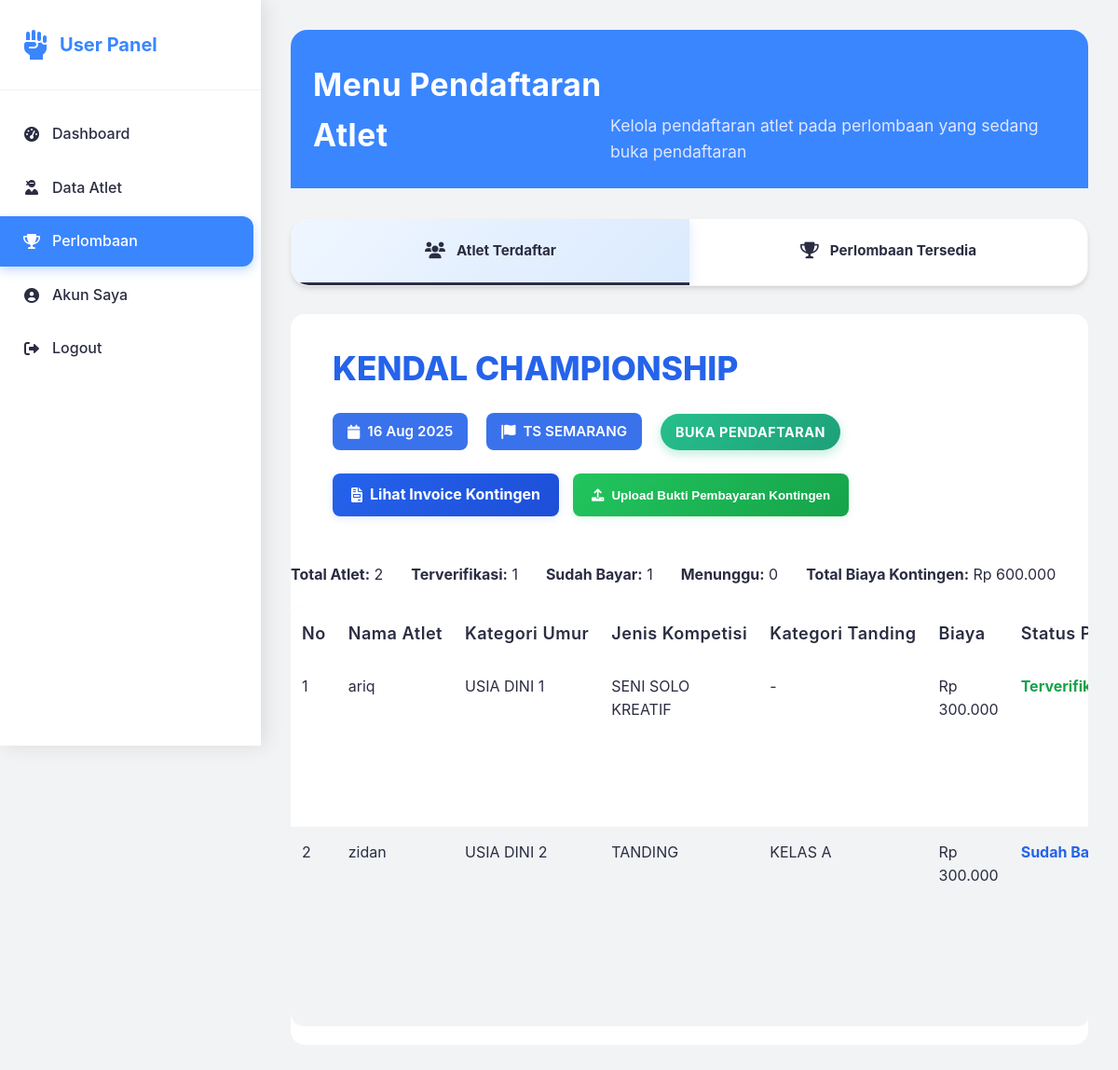
The app's page /dashboard/user/perlombaan.php (signed in) with its own data.
### tables this page shows
CREATE TABLE `competitions` (
  `id` int NOT NULL,
  `nama_perlombaan` varchar(200) NOT NULL,
  `deskripsi` text,
  `lokasi` varchar(200) DEFAULT NULL,
  `maps_link` text,
  `whatsapp_group` text,
  `kontak_panitia` varchar(100) DEFAULT NULL,
  `status` enum('coming_soon','open_regist','close_regist','active','finished','inactive') DEFAULT 'coming_soon',
  `tanggal_open_regist` date DEFAULT NULL,
  `tanggal_close_regist` date DEFAULT NULL,
  `tanggal_pelaksanaan` date DEFAULT NULL,
  `poster` varchar(255) DEFAULT NULL,
  `created_at` timestamp NOT NULL DEFAULT CURRENT_TIMESTAMP,
  `updated_at` timestamp NOT NULL DEFAULT CURRENT_TIMESTAMP ON UPDATE CURRENT_TIMESTAMP,
  `registration_status` enum('auto','coming_soon','open_regist','close_regist') DEFAULT 'auto'
);

CREATE TABLE `kontingen` (
  `id` int NOT NULL,
  `user_id` int DEFAULT NULL,
  `nama_kontingen` varchar(100) NOT NULL,
  `provinsi` varchar(50) NOT NULL,
  `kota` varchar(50) NOT NULL,
  `alamat` text,
  `created_at` timestamp NOT NULL DEFAULT CURRENT_TIMESTAMP,
  `updated_at` timestamp NOT NULL DEFAULT CURRENT_TIMESTAMP ON UPDATE CURRENT_TIMESTAMP
);

CREATE TABLE `registrations` (
  `id` int NOT NULL,
  `competition_id` int NOT NULL,
  `athlete_id` int NOT NULL,
  `category_id` int DEFAULT NULL,
  `status` enum('pending','approved','rejected','paid') DEFAULT 'pending',
  `payment_status` enum('unpaid','paid','verified') DEFAULT 'unpaid',
  `payment_proof` varchar(255) DEFAULT NULL,
  `created_at` timestamp NOT NULL DEFAULT CURRENT_TIMESTAMP,
  `updated_at` timestamp NOT NULL DEFAULT CURRENT_TIMESTAMP ON UPDATE CURRENT_TIMESTAMP,
  `age_category_id` int DEFAULT NULL,
  `competition_type_id` int DEFAULT NULL,
  `payment_note` text
);

CREATE TABLE `athletes` (
  `id` int NOT NULL,
  `user_id` int DEFAULT NULL,
  `kontingen_id` int DEFAULT NULL,
  `foto` varchar(255) DEFAULT NULL,
  `nama` varchar(100) NOT NULL,
  `nik` varchar(50) DEFAULT NULL,
  `jenis_kelamin` enum('L','P') NOT NULL,
  `tanggal_lahir` date NOT NULL,
  `tempat_lahir` varchar(50) NOT NULL,
  `nama_sekolah` varchar(100) DEFAULT NULL,
  `berat_badan` decimal(5,2) DEFAULT NULL,
  `tinggi_badan` decimal(5,2) DEFAULT NULL,
  `created_at` timestamp NOT NULL DEFAULT CURRENT_TIMESTAMP,
  `updated_at` timestamp NOT NULL DEFAULT CURRENT_TIMESTAMP ON UPDATE CURRENT_TIMESTAMP
);

CREATE TABLE `age_categories` (
  `id` int NOT NULL,
  `competition_id` int DEFAULT NULL,
  `nama_kategori` varchar(50) NOT NULL,
  `usia_min` int NOT NULL,
  `usia_max` int NOT NULL,
  `created_at` timestamp NOT NULL DEFAULT CURRENT_TIMESTAMP
);

CREATE TABLE `competition_types` (
  `id` int NOT NULL,
  `competition_id` int NOT NULL,
  `nama_kompetisi` varchar(200) NOT NULL,
  `jenis_kelamin` enum('L','P','Campuran') DEFAULT 'Campuran',
  `biaya_pendaftaran` decimal(10,2) DEFAULT '0.00',
  `deskripsi` text,
  `created_at` timestamp NOT NULL DEFAULT CURRENT_TIMESTAMP
);

CREATE TABLE `competition_categories` (
  `id` int NOT NULL,
  `competition_id` int DEFAULT NULL,
  `nama_kategori` varchar(100) NOT NULL,
  `deskripsi` text,
  `berat_min` decimal(5,2) DEFAULT NULL,
  `berat_max` decimal(5,2) DEFAULT NULL,
  `age_category_id` int DEFAULT NULL,
  `jenis_kelamin` enum('L','P','Campuran') DEFAULT 'Campuran',
  `competition_type_id` int DEFAULT NULL,
  `tipe_kelas` enum('Berat','Tinggi','Lengan','Umur','Campuran') DEFAULT 'Berat',
  `created_at` timestamp NOT NULL DEFAULT CURRENT_TIMESTAMP
);

### config/database.php (called while the page is built, shortened)
<?php
function formatDate($date, $format = 'd M Y') {
    return date($format, strtotime($date));
}
?>

### dashboard/user/perlombaan.php (the view, shortened to what this page needs)
<?php
require_once '../../config/database.php';
$stmt = $pdo->prepare("
    SELECT r.*, c.nama_perlombaan, c.tanggal_pelaksanaan, a.nama as athlete_name,
           cc.nama_kategori as category_name, k.nama_kontingen, r.payment_proof,
           u.nama as user_name, u.email, u.whatsapp,
           ac.nama_kategori as age_category_name,
           ct.nama_kompetisi,
           ct.biaya_pendaftaran,
           r.payment_status,
           CASE
               WHEN c.registration_status IS NOT NULL THEN c.registration_status
               WHEN CURDATE() < c.tanggal_open_regist THEN 'coming_soon'
               WHEN CURDATE() BETWEEN c.tanggal_open_regist AND c.tanggal_close_regist THEN 'open_regist'
               WHEN CURDATE() > c.tanggal_close_regist THEN 'close_regist'
               ELSE 'coming_soon'
           END as current_registration_status
    FROM registrations r
    JOIN competitions c ON r.competition_id = c.id
    JOIN athletes a ON r.athlete_id = a.id
    JOIN kontingen k ON a.kontingen_id = k.id
    JOIN users u ON a.user_id = u.id
    LEFT JOIN competition_categories cc ON r.category_id = cc.id
    LEFT JOIN age_categories ac ON r.age_category_id = ac.id
    LEFT JOIN competition_types ct ON r.competition_type_id = ct.id
    WHERE a.user_id = ? AND c.status = 'active'
    AND (c.registration_status = 'open_regist' OR
         (CURDATE() BETWEEN c.tanggal_open_regist AND c.tanggal_close_regist))
    ORDER BY r.created_at DESC
");
$stmt->execute([$_SESSION['user_id']]);
$registrations = $stmt->fetchAll();
$user_competitions = [];
foreach ($registrations as $reg) {
    $comp_id = $reg['competition_id'];
    if (!isset($user_competitions[$comp_id])) {
        $user_competitions[$comp_id] = [
            'info' => $reg,
            'athletes' => []
        ];
    }
    $user_competitions[$comp_id]['athletes'][] = $reg;
}
?>
<!DOCTYPE html>
<html lang="id">
<head>
    <link rel="stylesheet" href="../../assets/css/style.css">
    <link href="https://cdnjs.cloudflare.com/ajax/libs/font-awesome/6.0.0/css/all.min.css" rel="stylesheet">
</head>
<body>
    <div class="sidebar">
        <div class="sidebar-header">
            <div class="sidebar-logo">
                <i class="fas fa-fist-raised"></i>
                <span>User Panel</span>
            </div>
        </div>
        <ul class="sidebar-menu">
            <li><a href="index.php"><i class="fas fa-tachometer-alt"></i> Dashboard</a></li>
            <li><a href="data-atlet.php"><i class="fas fa-user-ninja"></i> Data Atlet</a></li>
            <li><a href="perlombaan.php" class="active"><i class="fas fa-trophy"></i> Perlombaan</a></li>
            <li><a href="akun-saya.php"><i class="fas fa-user-circle"></i> Akun Saya</a></li>
            <li><a href="../../auth/logout.php"><i class="fas fa-sign-out-alt"></i> Logout</a></li>
        </ul>
    </div>
    <div class="main-content">
        <div class="page-header">
            <h1 class="page-title">Menu Pendaftaran Atlet</h1>
            <p class="page-subtitle">Kelola pendaftaran atlet pada perlombaan yang sedang buka pendaftaran</p>
        </div>
        <div class="nav-tabs-container">
            <div class="nav-tabs">
                <a href="#registered-athletes" class="nav-tab active" onclick="showTab('registered-athletes', this)">
                    <i class="fas fa-users"></i> Atlet Terdaftar
                </a>
                <a href="#available-competitions" class="nav-tab" onclick="showTab('available-competitions', this)">
                    <i class="fas fa-trophy"></i> Perlombaan Tersedia
                </a>
            </div>
        </div>
        <div id="registered-athletes" class="tab-content active">
            <?php if (!empty($user_competitions)): ?>
                <?php foreach ($user_competitions as $comp_id => $comp_data): ?>
                    <div class="competition-registration-card">
                        <div class="competition-header" style="padding: 30px 25px;">
                            <div class="competition-info" style="text-align: left; margin-left: 20px;">
                                <h3 style="color: #2563eb; font-weight: 800; font-size: 2.2rem; margin: 0 0 20px 0; text-align: left;">
                                    <?php echo htmlspecialchars($comp_data['info']['nama_perlombaan']); ?>
                                </h3>
                                <div class="competition-meta" style="display: flex; justify-content: flex-start; gap: 20px; margin-bottom: 25px; flex-wrap: wrap; align-items: center;">
                                    <span class="competition-date" style="background: #2563eb; color: #fff; padding: 8px 16px; border-radius: 8px; font-weight: 600; font-size: 0.95rem; display: flex; align-items: center; gap: 8px;">
                                        <i class="fas fa-calendar"></i> <?php echo formatDate($comp_data['info']['tanggal_pelaksanaan']); ?>
                                    </span>
                                    <span class="kontingen-name" style="background: #2563eb; color: #fff; padding: 8px 16px; border-radius: 8px; font-weight: 600; font-size: 0.95rem; display: flex; align-items: center; gap: 8px;">
                                        <i class="fas fa-flag"></i> <?php echo htmlspecialchars($comp_data['info']['nama_kontingen']); ?>
                                    </span>
                                    <span class="status-badge status-<?php echo $comp_data['info']['current_registration_status']; ?>" style="font-size: 0.9rem; padding: 8px 16px;">
                                        Buka Pendaftaran
                                    </span>
                                </div>
                                <div class="kontingen-actions" style="margin-top: 20px; display: flex; gap: 15px; justify-content: flex-start; flex-wrap: wrap;">
                                    <a href="generate-invoice.php?type=kontingen&competition_id=<?= $comp_id ?>" class="btn-kontingen btn-view-invoice" target="_blank" style="min-width: 200px; justify-content: center;">
                                        <i class="fas fa-file-invoice"></i> Lihat Invoice Kontingen
                                    </a>
                                    <button type="button" class="btn-kontingen btn-download-invoice" onclick="uploadKontingenPayment('<?= $comp_id ?>', '<?= htmlspecialchars(addslashes($comp_data['info']['nama_perlombaan'])) ?>')" style="min-width: 250px; justify-content: center;">
                                        <i class="fas fa-upload"></i> Upload Bukti Pembayaran Kontingen
                                    </button>
                                </div>
                            </div>
                        </div>
                        <?php
                            $total_atlet = count($comp_data['athletes']);
                            $total_terverifikasi = 0;
                            $total_sudah_bayar = 0;
                            $total_menunggu = 0;
                            $total_biaya_kontingen = 0;
                            foreach ($comp_data['athletes'] as $ra) {
                                if ($ra['payment_status'] === 'verified') $total_terverifikasi++;
                                if ($ra['payment_status'] === 'paid') $total_sudah_bayar++;
                                $total_biaya_kontingen += $ra['biaya_pendaftaran'] ?? 0;
                            }
                        ?>
                        <div class="athlete-summary-stats" style="margin:20px 0;display:flex;gap:30px;flex-wrap;">
                            <span><b>Total Atlet:</b> <?php echo $total_atlet; ?></span>
                            <span><b>Terverifikasi:</b> <?php echo $total_terverifikasi; ?></span>
                            <span><b>Sudah Bayar:</b> <?php echo $total_sudah_bayar; ?></span>
                            <span><b>Menunggu:</b> <?php echo $total_menunggu; ?></span>
                            <span><b>Total Biaya Kontingen:</b> Rp <?php echo number_format($total_biaya_kontingen,0,',','.'); ?></span>
                        </div>
                        <div class="athletes-table-container">
                            <table class="athletes-table">
                                <thead>
                                    <tr>
                                        <th>No</th>
                                        <th>Nama Atlet</th>
                                        <th>Kategori Umur</th>
                                        <th>Jenis Kompetisi</th>
                                        <th>Kategori Tanding</th>
                                        <th>Biaya</th>
                                        <th>Status Pembayaran</th>
                                    </tr>
                                </thead>
                                <tbody>
                                    <?php foreach ($comp_data['athletes'] as $i => $ra): ?>
                                    <tr>
                                        <td><?php echo $i+1; ?></td>
                                        <td><?php echo htmlspecialchars($ra['athlete_name']); ?></td>
                                        <td><?php echo htmlspecialchars($ra['age_category_name'] ?? '-'); ?></td>
                                        <td><?php echo htmlspecialchars($ra['nama_kompetisi'] ?? '-'); ?></td>
                                        <td>
                                            <?php
                                            if (isset($ra['nama_kompetisi']) && stripos($ra['nama_kompetisi'], 'tanding') !== false) {
                                                echo htmlspecialchars($ra['category_name'] ?? '-');
                                            } else {
                                                echo '-';
                                            }
                                            ?>
                                        </td>
                                        <td>Rp <?php echo number_format($ra['biaya_pendaftaran'] ?? 0,0,',','.'); ?></td>
                                        <td>
                                            <?php
                                            switch($ra['payment_status']) {
                                                case 'verified': echo '<span style="color:#16a34a;font-weight:700;">Terverifikasi</span>'; break;
                                                case 'paid': echo '<span style="color:#2563eb;font-weight:700;">Sudah Bayar</span>'; break;
                                            }
                                            ?>
                                        </td>
                                    </tr>
                                    <?php endforeach; ?>
                                </tbody>
                            </table>
                        </div>
                    </div>
                <?php endforeach; ?>
            <?php endif; ?>
        </div>
    </div>
</body>
</html>

### records on screen
competitions: nama_perlombaan "KENDAL CHAMPIONSHIP", tanggal_pelaksanaan "16 Aug 2025"
kontingen: nama_kontingen "TS SEMARANG"
registrations: athlete.nama "ariq", age_category.nama_kategori "USIA DINI 1", competition_type.nama_kompetisi "SENI SOLO KREATIF", competition_type.biaya_pendaftaran "300.000", payment_status "Terverifikasi"
registrations: athlete.nama "zidan", age_category.nama_kategori "USIA DINI 2", competition_type.nama_kompetisi "TANDING", category.nama_kategori "KELAS A", competition_type.biaya_pendaftaran "300.000", payment_status "Sudah…"

### other values on screen
$total_atlet "2"
$total_terverifikasi "1"
$total_sudah_bayar "1"
$total_menunggu "0"
$total_biaya_kontingen "600.000"
